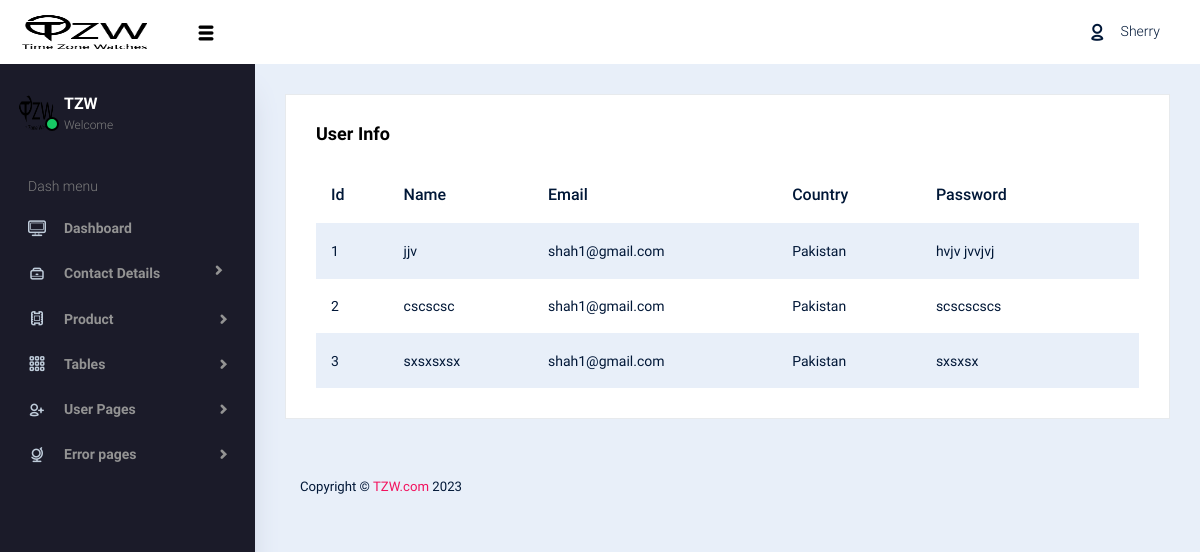
/Dashboard/User_Data.php, run on the app's committed database.
### tables this page shows
CREATE TABLE `registration_form` (
  `id` int(11) NOT NULL,
  `fullname` varchar(200) NOT NULL,
  `email` varchar(200) NOT NULL,
  `counrty` varchar(50) NOT NULL,
  `password` varchar(200) NOT NULL
);

### Dashboard/User_Data.php (the view)
<?php
include 'dash_header_or_nav.php';
?>
      <div class="main-panel">
        <div class="content-wrapper">
          <div class="row">
            <div class="col-lg-12 grid-margin stretch-card">
              <div class="card">
                <div class="card-body">
                  <h4 class="card-title">
                    User Info
                  </h4>
                  <div class="table-responsive">
                    <table class="table table-striped">
                      <thead>
                        <tr>
                          <th>
                            Id
                          </th>
                          <th>
                            Name
                          </th>
                          <th>
                            Email
                          </th>
                          <th>
                          Country
                          </th>
                          <th>
                            Password
                          </th>
                        </tr>
                      </thead>
                      <tbody>
                      <?php
                          include 'conn.php';
                          $q = "select * from `registration_form`";
                          $query = mysqli_query($conn,$q);
                          while($res = mysqli_fetch_array($query))
                          {
                        ?>
                        <tr>
                          <td class="py-1">
                            <?php echo $res['id']; ?>
                          </td>
                          <td>
                            <?php echo $res['fullname']; ?>
                          </td>
                          <td>
                            <?php echo $res['email']; ?>
                          </td>
                          <td>
                            <?php echo $res['counrty']; ?>
                          </td>
                          <td>
                            <?php echo $res['password']; ?>
                          </td>
                          <td>
                          </td>
                        </tr>
                        <?php
                          }
                        ?>
                      </tbody>
                    </table>
                  </div>
                </div>
              </div>
            </div>
<?php
include 'dash_footer.php';
?>

### data on the page
registration_form: id "1", fullname "jjv", email "shah1@gmail.com", counrty "Pakistan", password "hvjv jvvjvj"
registration_form: id "2", fullname "cscscsc", email "shah1@gmail.com", counrty "Pakistan", password "scscscscs"
registration_form: id "3", fullname "sxsxsxsx", email "shah1@gmail.com", counrty "Pakistan", password "sxsxsx"
